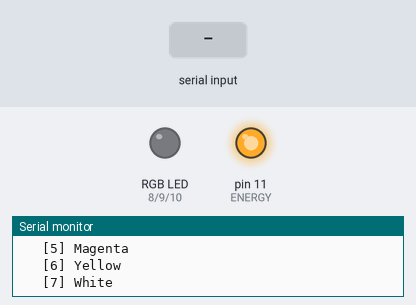
Bench run of a sketch on a simulated Arduino Uno, built with avr-gcc and run on an emulated ATmega328P. Shown: an RGB LED mixed from three pins (HIGH = lit), output pins drawn as LEDs (lit = HIGH), the last lines printed to the serial monitor. The inputs (shaded band) are chosen by the test bench.

Above: at 1.2 s.
1.3 s: "90,45\n" received over Serial
At 3.2 s:
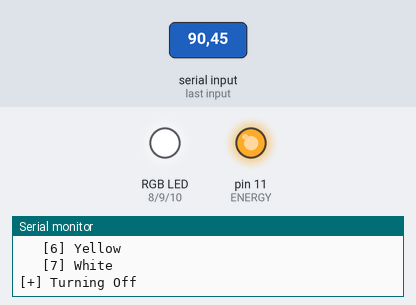
Timing chart, 0 to 4.7 s (numbered marks = the images above; inputs shaded):
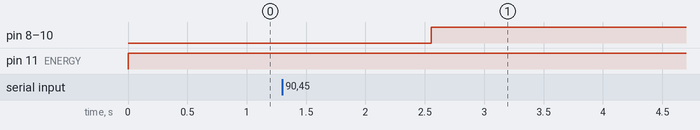

The sketch:

14._Controlling_Common_Anode_RGB_LED.ino
```cpp
/*
This Arduino program allows the user to control a common anode RGB LED via Serial input. The user can choose from several color
options, including Red, Green, Blue, Cyan, Magenta, Yellow, White, or Off. The RGB LED is controlled by setting the corresponding pins
HIGH or LOW based on the color selected. If an invalid input is entered, an error message is shown, and the user can try again.
The program also includes an energy pin to indicate the status of the circuit. The user interacts with the program via the Serial Monitor.

Required Materials:
  - Arduino Uno board
  - Common Anode RGB LED
  - 3 resistors (220 ohms each)
  - Breadboard and connecting wires
  - USB cable
*/

const int redPin = 8;
const int greenPin = 9;
const int bluePin = 10;
const int ENERGY = 11;
const int SLEEP = 5000; // LED on duration (ms)
String error = "\n[-] Error, try again!";
String TEXT = "\n[!] Enter the color to light up: "
              "\n\t [0] Off"     // 1, 1, 1
              "\n\t [1] Red"     // 0, 1, 1
              "\n\t [2] Green"   // 1, 0, 1
              "\n\t [3] Blue"    // 1, 1, 0
              "\n\t [4] Cyan"    // 1, 0, 0
              "\n\t [5] Magenta" // 0, 1, 0
              "\n\t [6] Yellow"  // 0, 0, 1
              "\n\t [7] White";  // 0, 0, 0
int answer = 0;

void setup() {
  Serial.begin(9600);  // Initialize Serial communication
  pinMode(redPin, OUTPUT);
  pinMode(greenPin, OUTPUT);
  pinMode(bluePin, OUTPUT);
  pinMode(ENERGY, OUTPUT);
}

void loop() {
  digitalWrite(ENERGY, HIGH);
  Serial.println(TEXT);

  while(Serial.available() == 0) {
    // Wait for user input
  }

  answer = Serial.parseInt();

  if (answer >= 0 && answer <= 7) {
    switch (answer) {
      case 0:
        Serial.println("\n[+] Turning Off");
        lightLed(1, 1, 1);
        break;
      case 1:
        Serial.println("\n[+] Turning on Red");
        lightLed(0, 1, 1);
        break;
      case 2:
        Serial.println("\n[+] Turning on Green");
        lightLed(1, 0, 1);
        break;
      case 3:
        Serial.println("\n[+] Turning on Blue");
        lightLed(1, 1, 0);
        break;
      case 4:
        Serial.println("\n[+] Turning on Cyan");
        lightLed(1, 0, 0);
        break;
      case 5:
        Serial.println("\n[+] Turning on Magenta");
        lightLed(0, 1, 0);
        break;
      case 6:
        Serial.println("\n[+] Turning on Yellow");
        lightLed(0, 0, 1);
        break;
      case 7:
        Serial.println("\n[+] Turning on White");
        lightLed(0, 0, 0);
        break;
      default:
        Serial.println(error);
        break;
    }
  } else {
    Serial.println(error);  // Invalid input handling
  }
}

// Function to control the RGB LED based on user input
void lightLed(int redStatus, int greenStatus, int blueStatus) {
  digitalWrite(redPin, redStatus);
  digitalWrite(greenPin, greenStatus);
  digitalWrite(bluePin, blueStatus);
  delay(SLEEP);
}
```

Measured:
- after the input at 1.3 s, pin 8 (redPin), pin 9 (greenPin), pin 10 (bluePin): LOW → HIGH after 1.3 s
